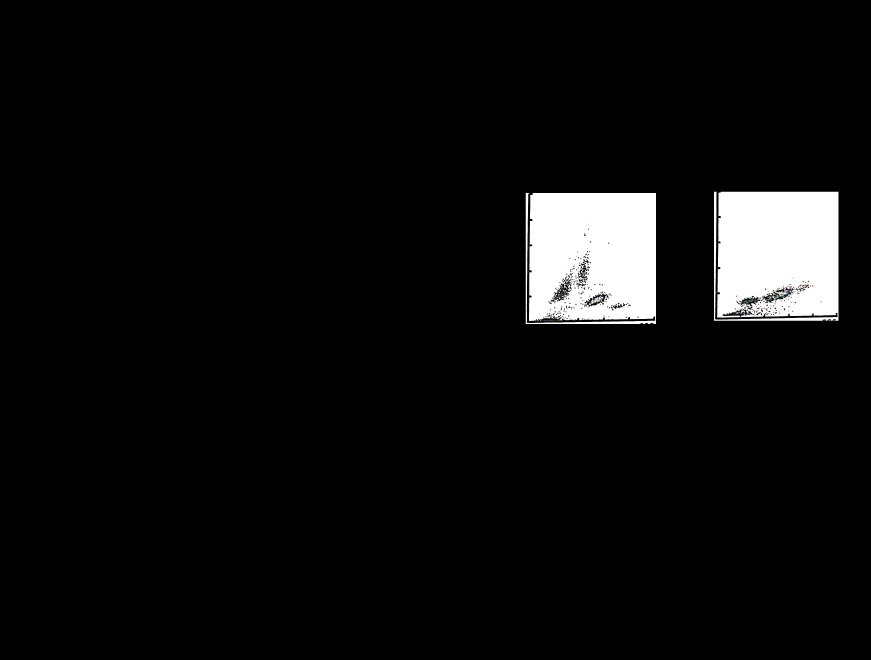
#> input picture Images/output/Negative/10.jpg, 3483 x 2640 px, given as the content of the folder ./Images/input, which was not available (shown at 1/4 size)
$ python image_extraction.py
#> lines starting #> are read from the running program, lines starting #| are printed output that depends on the picture; after the words box and inside, x2 and y2 are one past the last pixel; in counts of white or black regions, pixels touching at a corner belong together; pictures that were not available may be replaced by others from this repository, and a replacement may not be noted
import os
import cv2
import numpy as np
import math
import pytesseract
from PIL import Image

# Path to Tesseract executable (change this path as per your installation)
pytesseract.pytesseract.tesseract_cmd = r'C:\Program Files\Tesseract-OCR\tesseract.exe'


# Function to perform text detection using pytesseract
def detect_text(image):
    # Convert image to PIL format (required by pytesseract)
    image_pil = Image.fromarray(image)

    # Perform OCR using pytesseract
    text = pytesseract.image_to_string(image_pil)

    return text.strip()


# Function to calculate distance between 2 points
def distanceCalculate(p1, p2):
    """p1 and p2 in format (x1,y1) and (x2,y2) tuples"""
    dis = ((p2[0] - p1[0]) ** 2 + (p2[1] - p1[1]) ** 2) ** 0.5
    return dis


# Function to perform image processing and text detection
def process_image(image_path, positive_folder, negative_folder):
    # Load the image
#> called with image_path = './Images/input/10.jpg', positive_folder = './Images/output/Positive', negative_folder = './Images/output/Negative'
    image = cv2.imread(image_path)
#> image is the input picture: shape (2640, 3483, 3); mean B, G, R 13.7, 13.7, 13.7

    # Convert the image to grayscale
    gray = cv2.cvtColor(image, cv2.COLOR_BGR2GRAY)

    # Threshold the image to obtain only the black parts
    ret, thresholded_image = cv2.threshold(gray, 0, 255, cv2.THRESH_BINARY + cv2.THRESH_OTSU)
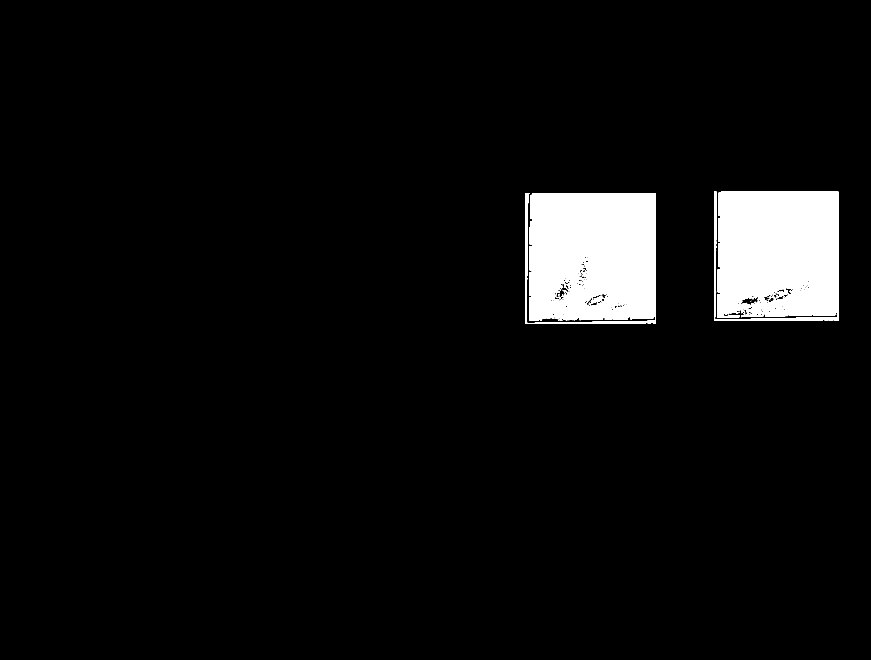
#> thresholded_image: shape (2640, 3483) (shown at 1/4 size); 5.4% white; 55 white regions (38 under 20 px), largest, box (x1, y1, x2, y2) and area: (2103, 772, 2624, 1296) 252798, (2856, 767, 3354, 1283) 240613, (2363, 1185, 2414, 1216) 647
#> ret = 126
    # Invert the image
    thresholded_image = 255 - thresholded_image
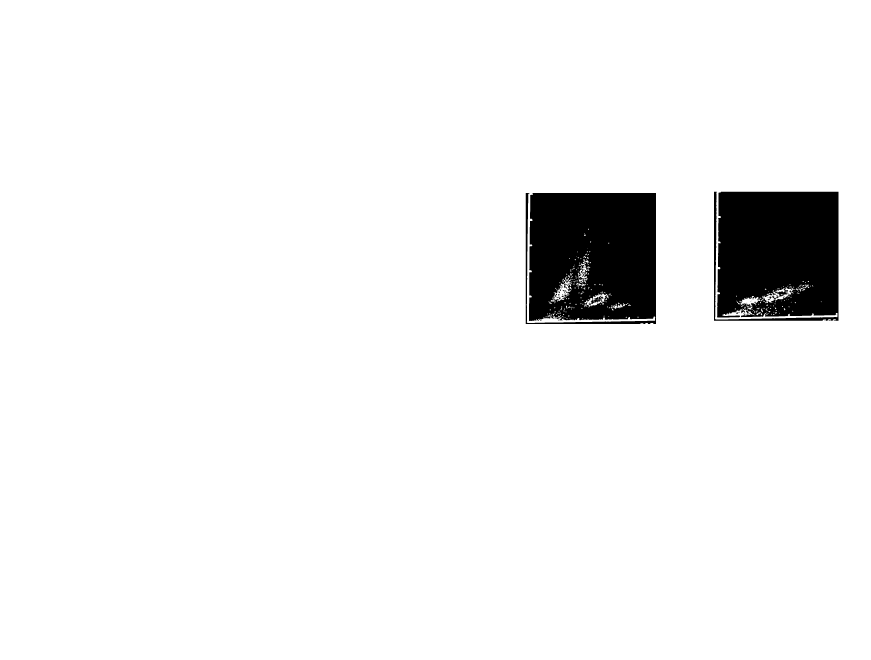
#> thresholded_image: shape (2640, 3483) (shown at 1/4 size); 94.6% white; 55 black regions (38 under 20 px), largest, box (x1, y1, x2, y2) and area: (2103, 772, 2624, 1296) 252798, (2856, 767, 3354, 1283) 240613, (2363, 1185, 2414, 1216) 647

    # Do an erosion operation using cross structure kernel to remove parts that are not horizontal or vertical
    kernel = cv2.getStructuringElement(cv2.MORPH_CROSS, (5, 5))
    thresholded_image = cv2.erode(thresholded_image, kernel, iterations=1)
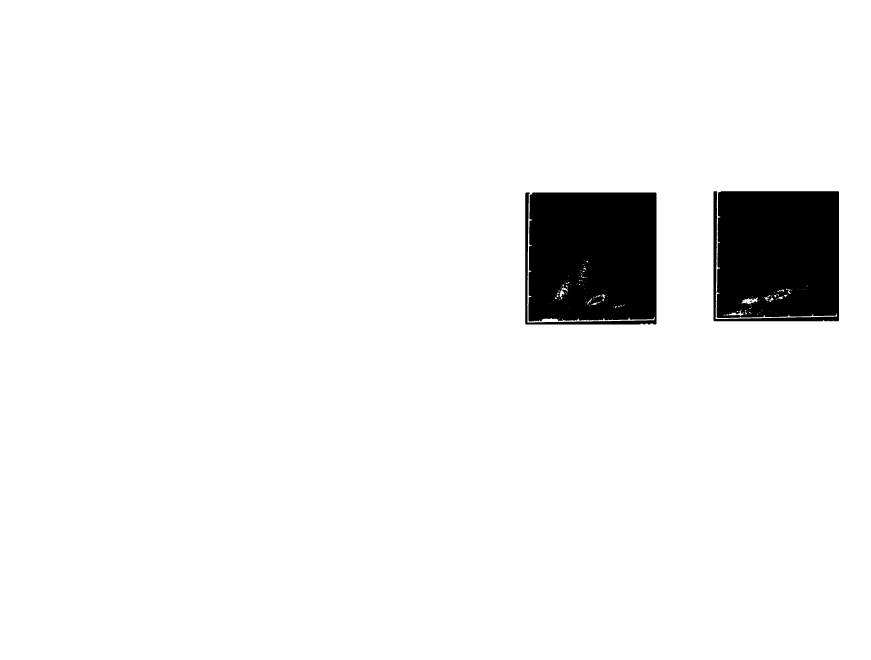
#> thresholded_image: shape (2640, 3483) (shown at 1/4 size); 94.3% white; 4 black regions (1 under 20 px)

    # Use LineSegmentDetector in CV2 to find the line segments in the image
    lsd = cv2.createLineSegmentDetector(0)
    dlines = lsd.detect(thresholded_image)

    # Get the line segments in the image
    # Find the distance and angle of the found line segments.
    # Select the line segment if the distance is > 25 and angle between 0 to 5 for horizontal and 85 to 90 for vertical lines
    line_image = np.zeros_like(thresholded_image)
    for dline in dlines[0]:
        x0 = int(round(dline[0][0]))
        y0 = int(round(dline[0][1]))
        x1 = int(round(dline[0][2]))
        y1 = int(round(dline[0][3]))
        dis = distanceCalculate((x0, y0), (x1, y1))  # Calculate distance using the provided function
        angle_between = math.degrees(math.atan2(abs(y1 - y0), abs(x1 - x0)))
        if dis > 25 and (0 <= angle_between < 5 or 85 < angle_between <= 90):
            cv2.line(line_image, (x0, y0), (x1, y1), 255, 5, cv2.LINE_AA)
#> this loop made 128 passes
#> (dline, x0, y0, x1, y1, dis, angle_between) on passes 1 to 9: ([[2869.2, 1066.9, 2869.7, 1021.9]], 2869, 1067, 2870, 1022, 45.01, 88.73), ([[2866.1, 965.6, 2863.9, 1131.9]], 2866, 966, 2864, 1132, 166, 89.31), ([[2114.4, 1180.6, 2114.4, 1090.6]], 2114, 1181, 2114, 1091, 90, 90), ([[3118, 1194.6, 3128.2, 1194.2]], 3118, 1195, 3128, 1194, 10.05, 5.71), ([[2108.7, 1223, 2109.6, 1233.2]], 2109, 1223, 2110, 1233, 10.05, 84.29), ([[2861.9, 1275.8, 3346.8, 1265.6]], 2862, 1276, 3347, 1266, 485.1, 1.18), ([[2510.6, 1278, 2451.8, 1279.5]], 2511, 1278, 2452, 1279, 59.01, 0.971), ([[3308.1, 1284.3, 3296.9, 1284.5]], 3308, 1284, 3297, 1284, 11, 0), ([[3331.9, 1284.2, 3314.4, 1284.5]], 3332, 1284, 3314, 1285, 18.03, 3.18)
#> (x0, y0, x1, y1, dis, angle_between) on passes 61, 67, 81, 83, 89, 90: (3149, 1266, 3062, 1268, 87.02, 1.32), (2867, 821, 2866, 963, 142, 89.6), (2867, 771, 2867, 809, 38, 90), (2867, 1222, 2868, 1178, 44.01, 88.7), (2866, 1264, 2867, 1227, 37.01, 88.45), (2116, 977, 2117, 884, 93.01, 89.38)
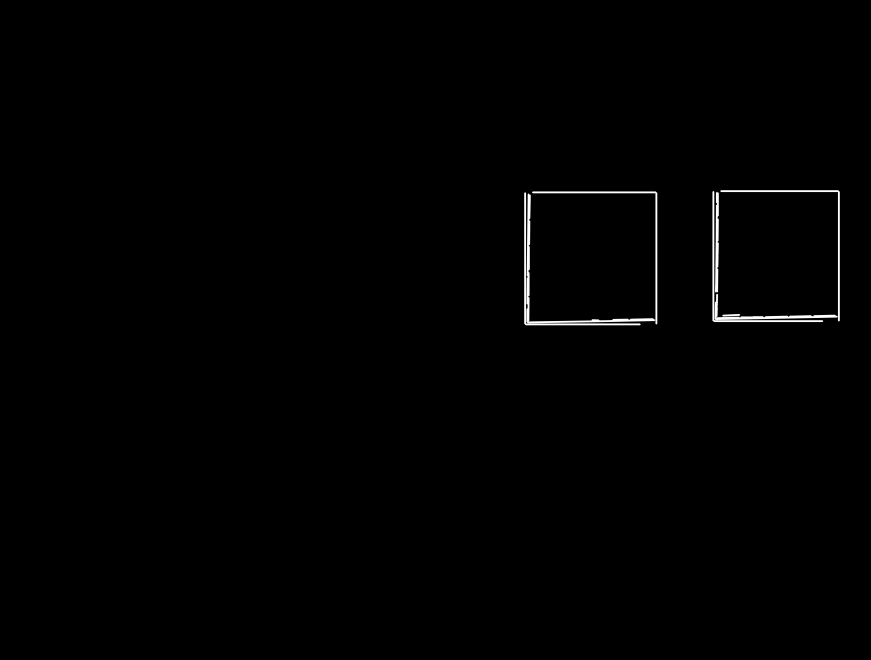
#> line_image: shape (2640, 3483) (shown at 1/4 size); min 0, max 255, mean 1.4

    # Dilate the line image to fill gaps in between
    kernel = cv2.getStructuringElement(cv2.MORPH_CROSS, (5, 5))
#> kernel = [[0, 0, 1, 0, 0], [0, 0, 1, 0, 0], [1, 1, 1, 1, 1], [0, 0, 1, 0, 0], [0, 0, 1, 0, 0]]
    line_image = cv2.dilate(line_image, kernel, iterations=1)

    # Find contour and the associated bounding box
    # The area of graph bounding boxes will be large compared to other small line contours, this is used to find the graphs
    graph_mask = np.zeros_like(thresholded_image)
    contours, _ = cv2.findContours(line_image, cv2.RETR_EXTERNAL, cv2.CHAIN_APPROX_SIMPLE)
#> contours = 2 contours; box (x1, y1, x2, y2) and area: (2847, 758, 3362, 1291) 39400, (2094, 763, 2632, 1304) 38277
    selected_bounding_rect = []
    for ctr in contours:
        bounding_rect = cv2.boundingRect(ctr)
        bounding_rect_area = bounding_rect[2] * bounding_rect[3]
        if bounding_rect_area > 15000:  # This can be adjusted according to your need.
            contour_image = cv2.rectangle(graph_mask, bounding_rect, 255, -1)
#> this loop made 2 passes
#> (bounding_rect, bounding_rect_area) on passes 1 to 2: ((2094, 763, 538, 541), 291058), ((2847, 758, 515, 533), 274495)
#> pass 1, in process_image, `contour_image = cv2.rectangle(graph_mask, bounding_rect, 255, -1)`:
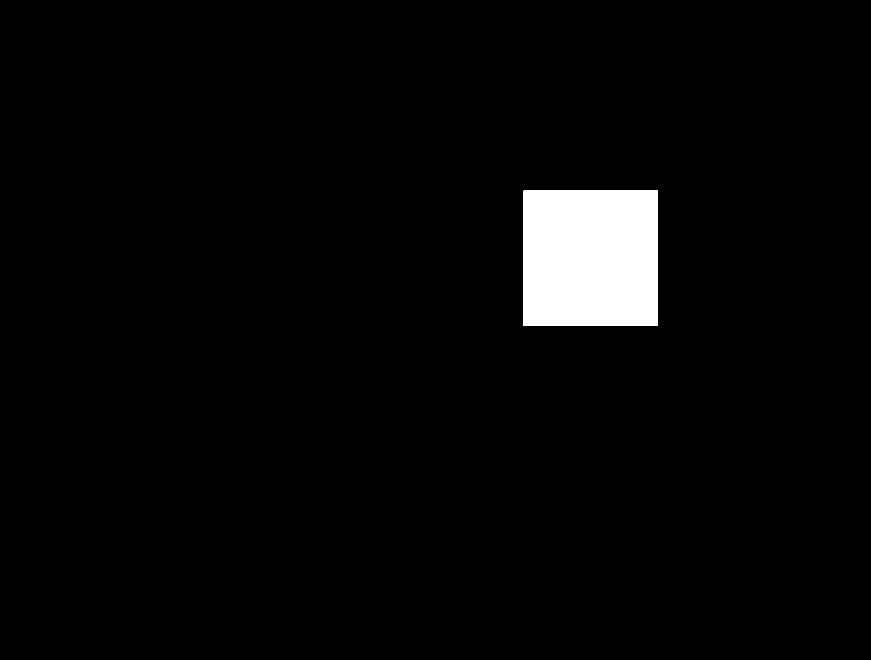
#> contour_image: shape (2640, 3483) (shown at 1/4 size); 3.2% white; 1 white region, box (x1, y1, x2, y2) and area: (2094, 763, 2632, 1304) 291058
#> pass 2, in process_image, `contour_image = cv2.rectangle(graph_mask, bounding_rect, 255, -1)`:
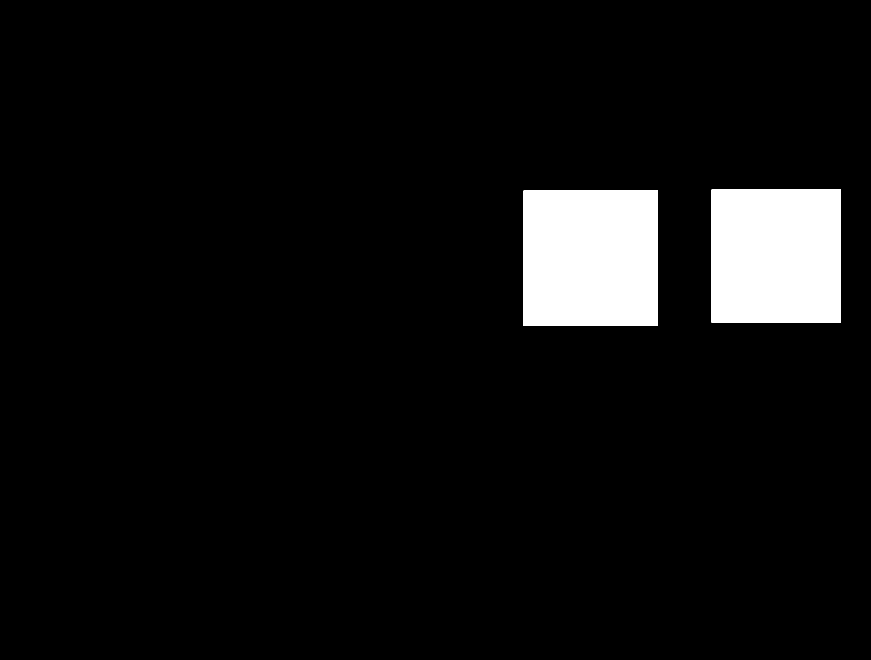
#> contour_image: shape (2640, 3483) (shown at 1/4 size); 6.2% white; 2 white regions, box (x1, y1, x2, y2) and area: (2094, 763, 2632, 1304) 291058, (2847, 758, 3362, 1291) 274495

    # Get the graph from original image from the mask
    selected_image = cv2.bitwise_and(image, image, mask=graph_mask)

    # Perform text detection on the selected image
    detected_text = detect_text(image)

    # Determine the category based on detected text and save the image accordingly
    if "negative" in detected_text.lower():
        save_path = os.path.join(negative_folder, os.path.basename(image_path))
    elif "positive" in detected_text.lower():
        save_path = os.path.join(positive_folder, os.path.basename(image_path))
    else:
        # If neither positive nor negative text is detected, save to a separate folder (optional)
        save_path = os.path.join(r'./Images/output/other', os.path.basename(image_path))

    # Save the extracted graph image
    cv2.imwrite(save_path, selected_image)


# Directory containing images
input_directory = r'./Images/input'
# Output directories for positive and negative images
positive_output_directory = r'./Images/output/Positive'
negative_output_directory = r'./Images/output/Negative'

# Ensure output directories exist
os.makedirs(positive_output_directory, exist_ok=True)
os.makedirs(negative_output_directory, exist_ok=True)

# Process each image in the input directory
for filename in os.listdir(input_directory):
    if filename.endswith('.jpg') or filename.endswith('.png'):
        image_path = os.path.join(input_directory, filename)
        image_path = image_path.replace('\\', '/')
        print(image_path)
        process_image(image_path, positive_output_directory, negative_output_directory)
#> (the call stopped at in detect_text, `text = pytesseract.image_to_string(image_pil)`: pytesseract is not available in this run)

print("Process complete")
